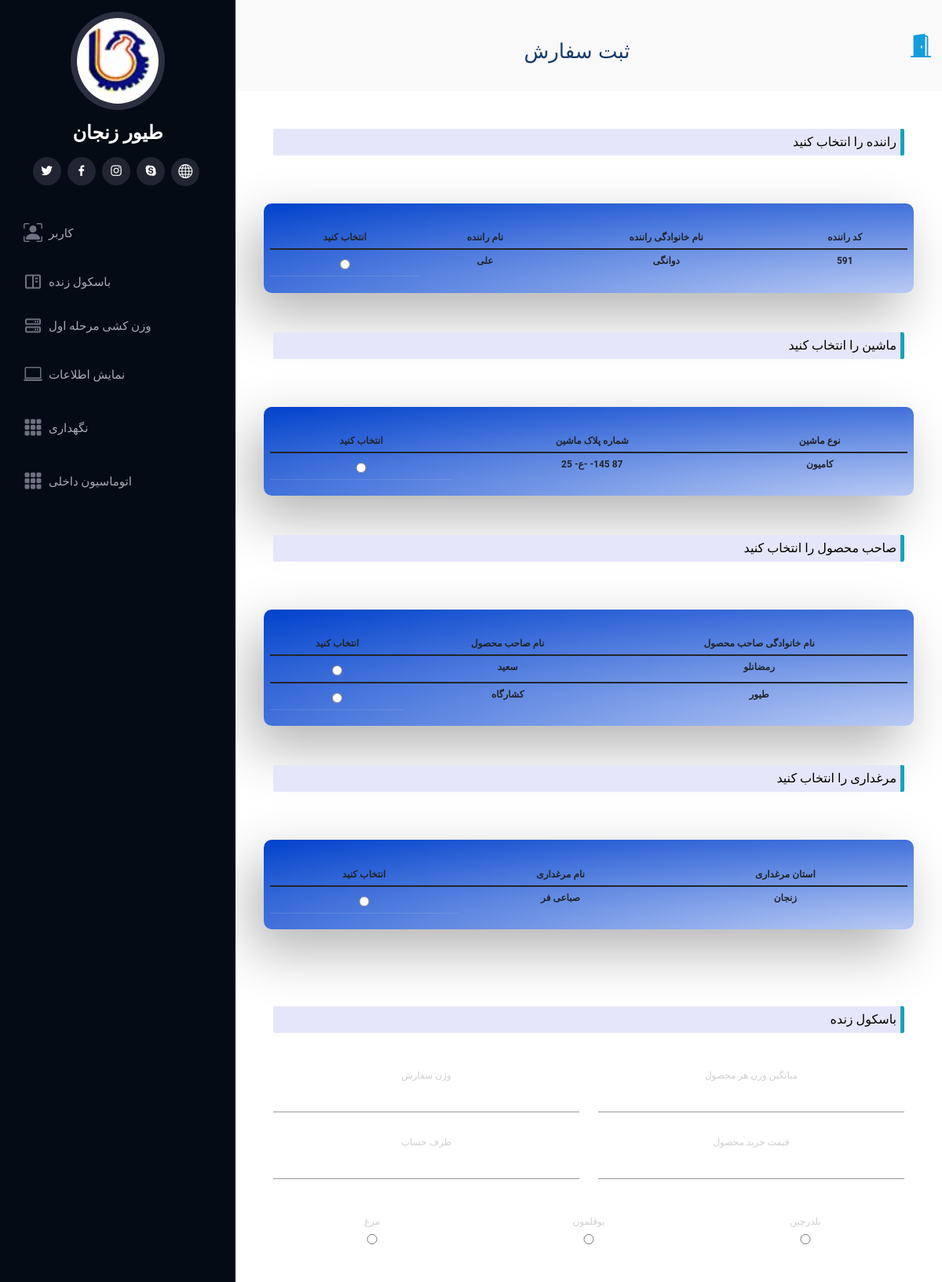
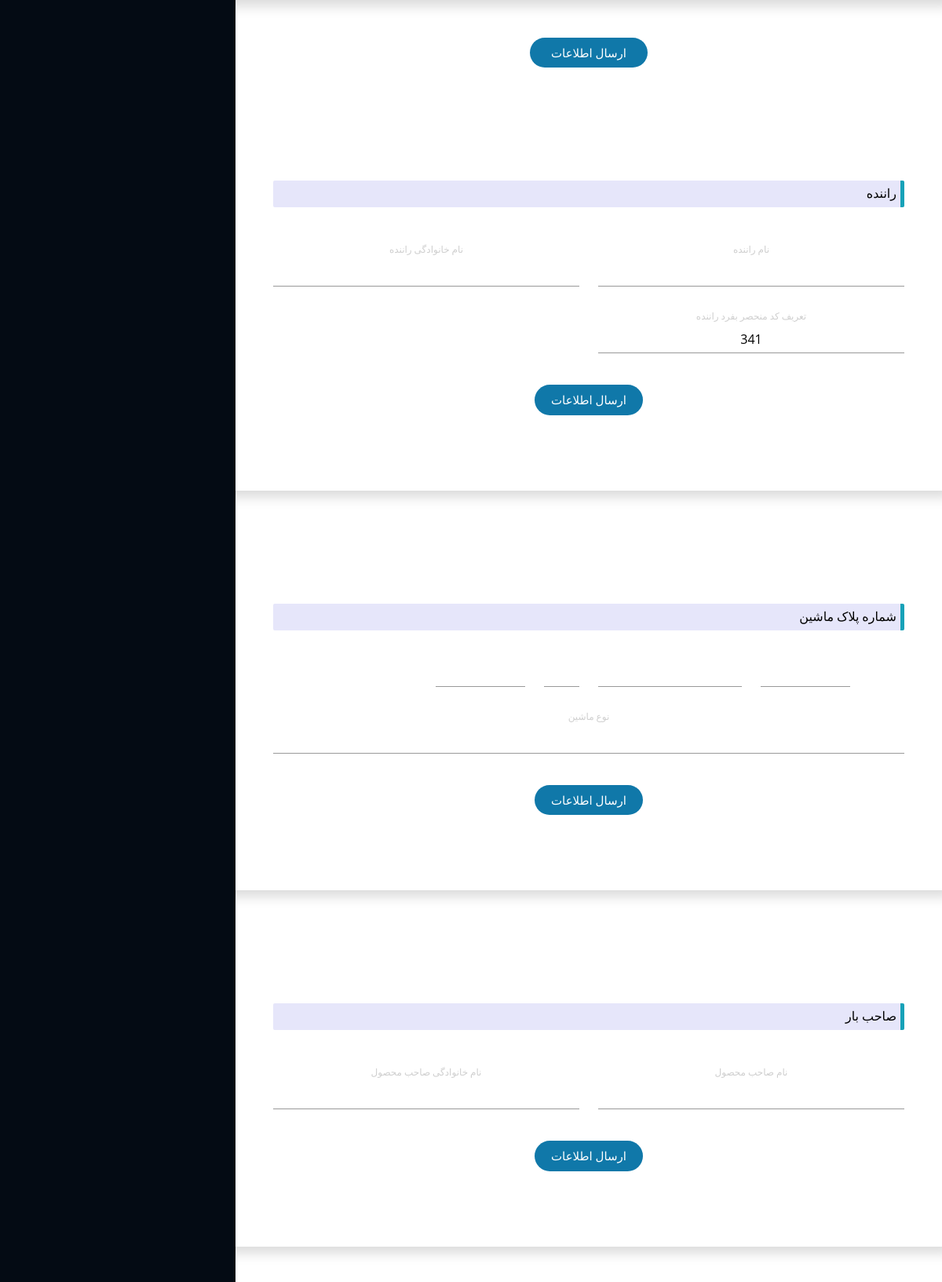
Page /live_WeighBridge/ordering/form/ (signed in, upper part) on the committed database (2 pictures, top to bottom).
### WareHouseApp/models.py (models this page shows, shortened)
class Driver(models.Model):
    name = models.CharField(max_length=25)
    last_name = models.CharField(max_length=25)
    phone_number = models.CharField(max_length=12)
    driver_type = models.BooleanField(default=True)
    driver_id = models.CharField(default=str(uuid1().int), max_length=250, primary_key=True)
    car = models.ForeignKey(Car, on_delete=models.CASCADE, null=True)

class Car(models.Model):
    car_number = models.CharField(max_length=20)
    car_number1 = models.IntegerField(default=11)
    car_number2 = models.CharField(max_length=1, default='ع')
    car_number3 = models.IntegerField(default=111)
    car_number4 = models.IntegerField(default=87)
    live_product = models.BooleanField(default=True)
    car_type = models.CharField(max_length=25, default='-')
    car_id = models.CharField(default=str(uuid1().int), max_length=250, primary_key=True)
    product_owner = models.ForeignKey(ProductOwner, models.PROTECT, null=True)

class ProductOwner(models.Model):
    name = models.CharField(max_length=25)
    last_name = models.CharField(max_length=25)
    product_owner_id = models.CharField(default=str(uuid1().int), max_length=300, primary_key=True)

class Aviculture(models.Model):
    name = models.CharField(max_length=50)
    source = models.CharField(max_length=50)
    aviculture_id = models.CharField(default=str(uuid1().int), max_length=250, primary_key=True)

### WareHouseApp/views.py (the view)
# urls.py: re_path(r'^live_WeighBridge/ordering/form/$', views.lwb_order_form, name='Live_WeighBridge_Order_Form'),
def lwb_order_form(requests):
    if requests.user.is_authenticated:
        lwb_user_list = models.LiveWeighbridgeManager.objects.all().filter(username=requests.user.username)
        ceo_user_list = models.CEO.objects.all().filter(username=requests.user.username)
        if len(lwb_user_list) > 0 or len(ceo_user_list) or requests.user.is_superuser:
            driver_temp = loader.get_template('WareHouseApp/lwb_order_form.html')
            context = {
                'request': requests,
                'driver_list': models.Driver.objects.all().filter(driver_type=True),
                'car_list': models.Car.objects.all().filter(live_product=True),
                'po_list': models.ProductOwner.objects.all(),
                'avc_list': models.Aviculture.objects.all(),
                'code': random.randint(10,1000),
            }
            return HttpResponse(driver_temp.render(context))
        else:
            return HttpResponseRedirect(reverse('Error', args=["you can't access this page <br> you should login"]))
    else:
        return HttpResponseRedirect(reverse('Error', args=["you can't access this page <br> you should login"]))

### WareHouseApp/templates/WareHouseApp/lwb_order_form.html (shortened to what this page needs)
 {% extends 'WareHouseApp/main.html' %}
 {% load static %}
 {% block title%}
 <h2>ثبت سفارش</h2>
 {% endblock %}
{% block content %}
<form action="{% url 'Live_WeighBridge_Order' %}" method="post" >
    <div class=" cont">
    <div class="row form sign-in shadow p-5 mb-5 bg-white rounded d-flex align-items-stretch">
       <div class="col-12 ">
         <p class="partition" style="background-color: lavender;
          border-radius: 2px;
          border-right-style: solid;
          border-right-color: #17a2b8;
          border-right-width: 5px;
          text-align: right;
          padding-right: 10px;
          padding: 5px;
          color: black;">راننده را انتخاب کنید</p>
      </div>
        <div class="fresh-table full-color-blue badge filter badge-blue" style="    overflow: scroll;">
                      <table id="fresh-table" class="table">
                        <thead>
                          <th>انتخاب کنید</th>
                         <th data-field="name" data-sortable="true">نام راننده</th>
                          <th data-field="salary" data-sortable="true">نام خانوادگی راننده</th>
                          <th data-field="country" data-sortable="true">کد راننده</th>
                        </thead>
                        {% for driver in driver_list %}
                        <label >
                            <tbody>
                              <tr>
                                <td>
                                    <div class="radio">
                                         <label style="margin: 0px;"><input type="radio" name="driver_id" value="{{ driver.driver_id}}" id="{{ driver.driver_id }}"/></label>
                                    </div>
                                </td>
                                <td style="border-bottom:0px;" >{{ driver.name }}</td>
                                <td style="border-bottom:0px;" >{{ driver.last_name }}</td>
                                <td style="border-bottom:0px;" >{{ driver.phone_number }}</td>
                              </tr>
                            </tbody>
                        </label>
                          {% endfor %}
                      </table>
        </div>
       <div class="col-12 ">
         <p class="partition" style="background-color: lavender;
          border-radius: 2px;
          border-right-style: solid;
          border-right-color: #17a2b8;
          border-right-width: 5px;
          text-align: right;
          padding-right: 10px;
          padding: 5px;
          color: black;">ماشین را انتخاب کنید</p>
      </div>
        <div class="fresh-table full-color-blue badge filter badge-blue" style="    overflow: scroll;">
                      <table id="fresh-table2" class="table">
                        <thead>
                          <th>انتخاب کنید</th>
                         <th data-field="name" data-sortable="true">شماره پلاک ماشین</th>
                          <th data-field="salary" data-sortable="true">نوع ماشین</th>
                        </thead>
                        {% for car in car_list %}
                        <label >
                            <tbody>
                              <tr>
                                <td>
                                    <div class="radio">
                                         <label style="margin: 0px;"><input type="radio" name="car_id" value="{{ car.car_id}}" id="{{ car.car_id }}"/></label>
                                    </div>
                                </td>
                                <td style="border-bottom:0px;" >
                                    <span style="text-align: right; " dir="rtl">{{ car.car_number1 }}</span>
                                    <span style="text-align: right; " dir="rtl">-{{ car.car_number2 }}-</span>
                                    <span style="text-align: right; " dir="rtl">{{ car.car_number3 }}-</span>
                                    <span style="text-align: right; " dir="rtl">{{ car.car_number4 }}</span>
                                </td>
                                <td style="border-bottom:0px;" >{{ car.car_type }}</td>
                              </tr>
                            </tbody>
                        </label>
                          {% endfor %}
                      </table>
             </div>
       <div class="col-12 ">
         <p class="partition" style="background-color: lavender;
          border-radius: 2px;
          border-right-style: solid;
          border-right-color: #17a2b8;
          border-right-width: 5px;
          text-align: right;
          padding-right: 10px;
          padding: 5px;
          color: black;">صاحب محصول را انتخاب کنید</p>
      </div>
        <div class="fresh-table full-color-blue badge filter badge-blue" style="    overflow: scroll;">
                      <table id="fresh-table3" class="table">
                        <thead>
                          <th>انتخاب کنید</th>
                         <th data-field="name" data-sortable="true">نام صاحب محصول</th>
                          <th data-field="salary" data-sortable="true">نام خانوادگی صاحب محصول</th>
                        </thead>
                        {% for po in po_list %}
                        <label >
                            <tbody>
                              <tr>
                                <td>
                                    <div class="radio">
                                         <label style="margin: 0px;"><input type="radio" name="po_id" value="{{ po.product_owner_id}}" id="{{ po.product_owner_id }}"/></label>
                                    </div>
                                </td>
                                <td style="border-bottom:0px;" >{{ po.name }}</td>
                                <td style="border-bottom:0px;" >{{ po.last_name }}</td>
                              </tr>
                            </tbody>
                        </label>
                          {% endfor %}
                      </table>
             </div>
       <div class="col-12 ">
         <p class="partition" style="background-color: lavender;
          border-radius: 2px;
          border-right-style: solid;
          border-right-color: #17a2b8;
          border-right-width: 5px;
          text-align: right;
          padding-right: 10px;
          padding: 5px;
          color: black;">مرغداری را انتخاب کنید</p>
      </div>
        <div class="fresh-table full-color-blue badge filter badge-blue" style="    overflow: scroll;">
                      <table id="fresh-table4" class="table">
                        <thead>
                          <th>انتخاب کنید</th>
                         <th data-field="name" data-sortable="true">نام مرغداری</th>
                          <th data-field="salary" data-sortable="true">استان مرغداری</th>
                        </thead>
                        {% for avc in avc_list %}
                        <label>
                            <tbody>
                              <tr>
                                <td>
                                    <div class="radio">
                                         <label style="margin: 0px;"><input type="radio" name="avc_id" value="{{ avc.aviculture_id }}" id="{{ avc.aviculture_id }}"/></label>
                                    </div>
                                </td>
                                <td style="border-bottom:0px;" >{{ avc.name }}</td>
                                <td style="border-bottom:0px;" >{{ avc.source }}</td>
                              </tr>
                            </tbody>
                        </label>
                          {% endfor %}
                      </table>
             </div>
       <div class="col-12 mt-5">
         <p class="partition" style="background-color: lavender;
          border-radius: 2px;
          border-right-style: solid;
          border-right-color: #17a2b8;
          border-right-width: 5px;
          text-align: right;
          padding-right: 10px;
          padding: 5px;
          color: black;">باسکول زنده</p>
       </div>
       <div class="col-6">
         <label for="car_weight">
            <span >وزن سفارش</span>
            <input type="text" id="car_weight" name="product_weight"/>
         </label>
       </div>
       <div class="col-6">
         <label for="product_avg_weight">
            <span >میانگین وزن هر محصول</span>
            <input type="text" id="product_avg_weight" name="product_avg_weight"/>
         </label>
       </div>
       <div class="col-6">
         <label for="Account_side">
            <span >طرف حساب</span>
            <input type="text" id="Account_side" name="Account_side"/>
         </label>
       </div>
       <div class="col-6">
         <label for="buy_price">
            <span >قیمت خرید محصول</span>
            <input  type="number" id="buy_price" name="buy_price"/>
         </label>
       </div>
       <div class="col-4 mt-3">
         <label for="chicken">
            <span >مرغ</span>
            <input  type="radio" id="chicken" name="product_category" value="C"/>
         </label>
       </div>
        <div class="col-4 mt-3">
         <label for="turkey">
            <span >بوقلمون</span>
            <input type="radio" id="turkey" name="product_category" value="T"/>
         </label>
       </div>
       <div class="col-4 mt-3">
         <label for="quail">
            <span >بلدرچین</span>
            <input  type="radio" id="quail" name="product_category" value="Q"/>
         </label>
       </div>
    </div>
    <button type="submit" class="submit text-center col-2 p-2 mb-5">ارسال اطلاعات</button>
    </div>
</form>
<form action="{% url 'Driver_Create_LWB' %}" method="post" >
    <div class=" cont">
    <div class="row form sign-in shadow p-5 mb-5 bg-white rounded d-flex align-items-stretch">
      <div class="col-12 mt-5">
         <p class="partition" style="background-color: lavender;
          border-radius: 2px;
          border-right-style: solid;
          border-right-color: #17a2b8;
          border-right-width: 5px;
          text-align: right;
          padding-right: 10px;
          padding: 5px;
          color: black;">راننده</p>
      </div>
        <div class="col-6">
         <label for="driver_last_name">
            <span >نام خانوادگی راننده</span>
            <input type="text" id="driver_last_name" name="driver_last_name"/>
         </label>
      </div>
        <div class="col-6">
         <label for="driver_name">
        <span >نام راننده</span>
        <input type="text" id="driver_name" name="driver_name" />
      </label>
      </div>
         <div class="col-6 offset-6">
         <label for="driver_phone_number">
            <span >تعریف کد منحصر بفرد راننده</span>
            <input  type="text" id="driver_phone_number" name="driver_phone_number" value="{{ code }}"/>
         </label>
      </div>
    <button type="submit" class="submit text-center col-2 p-2 mb-5">ارسال اطلاعات</button>
    </div>
    </div>
</form>
<form action="{% url 'Car_Create_LWB' %}" method="post" >
    <div class=" cont">
    <div class="row form sign-in shadow p-5 mb-5 bg-white rounded d-flex align-items-stretch">
        <div class="col-12 mt-5" >
         <p class="partition" style="background-color: lavender;
          border-radius: 2px;
          border-right-style: solid;
          border-right-color: #17a2b8;
          border-right-width: 5px;
          text-align: right;
          padding-right: 10px;
          padding: 5px;
          color: black;">شماره پلاک ماشین</p>
      </div>
        <div class="col-2 offset-3">
         <label for="car_number1">
            <input  type="number" id="car_number1" name="car_number1" dir="rtl"/>
         </label>
      </div>
        <div class="col-1 offset-0">
         <label for="car_number2">
            <input  type="text" id="car_number2" name="car_number2" dir="rtl"/>
         </label>
      </div>
        <div class="col-3 offset-0">
         <label for="car_number3">
            <input  type="number" id="car_number3" name="car_number3" dir="rtl"/>
         </label>
      </div>
        <div class="col-2 offset-0">
         <label for="car_number4">
            <input  type="number" id="car_number4" name="car_number4" dir="rtl"/>
         </label>
      </div>
        <div class="col-12">
         <label for="car_weight">
            <span >نوع ماشین</span>
            <input type="text" id="car_type" name="car_type"/>
         </label>
       </div>
    <button type="submit" class="submit text-center col-2 p-2 mb-5">ارسال اطلاعات</button>
    </div>
    </div>
</form>
<form action="{% url 'Product_Owner_Create_LWB' %}" method="post" >
    <div class=" cont">
    <div class="row form sign-in shadow p-5 mb-5 bg-white rounded d-flex align-items-stretch">
         <div class="col-12 mt-5">
         <p class="partition" style="background-color: lavender;
          border-radius: 2px;
          border-right-style: solid;
          border-right-color: #17a2b8;
          border-right-width: 5px;
          text-align: right;
          padding-right: 10px;
          padding: 5px;
          color: black;">صاحب بار</p>
      </div>
      <div class="col-6">
         <label for="po_lastname">
            <span >نام خانوادگی صاحب محصول</span>
            <input type="text" id="po_lastname" name="product_owner_lastname"/>
         </label>
      </div>
         <div class="col-6">
         <label for="po_name">
            <span >نام صاحب محصول</span>
            <input  type="text" id="po_name" name="product_owner_name"/>
         </label>
      </div>
    <button type="submit" class="submit text-center col-2 p-2 mb-5">ارسال اطلاعات</button>
    </div>
    </div>
</form>
{% endblock %}

### rows in the picture
Driver: name "علی", last_name "دوانگی", phone_number "591"
Car: car_number1 "25", car_number2 "ع", car_number3 "145", car_number4 "87", car_type "کامیون"
ProductOwner: name "سعید", last_name "رمضانلو"
ProductOwner: name "کشارگاه", last_name "طیور"
Aviculture: name "صباعی فر", source "زنجان"
